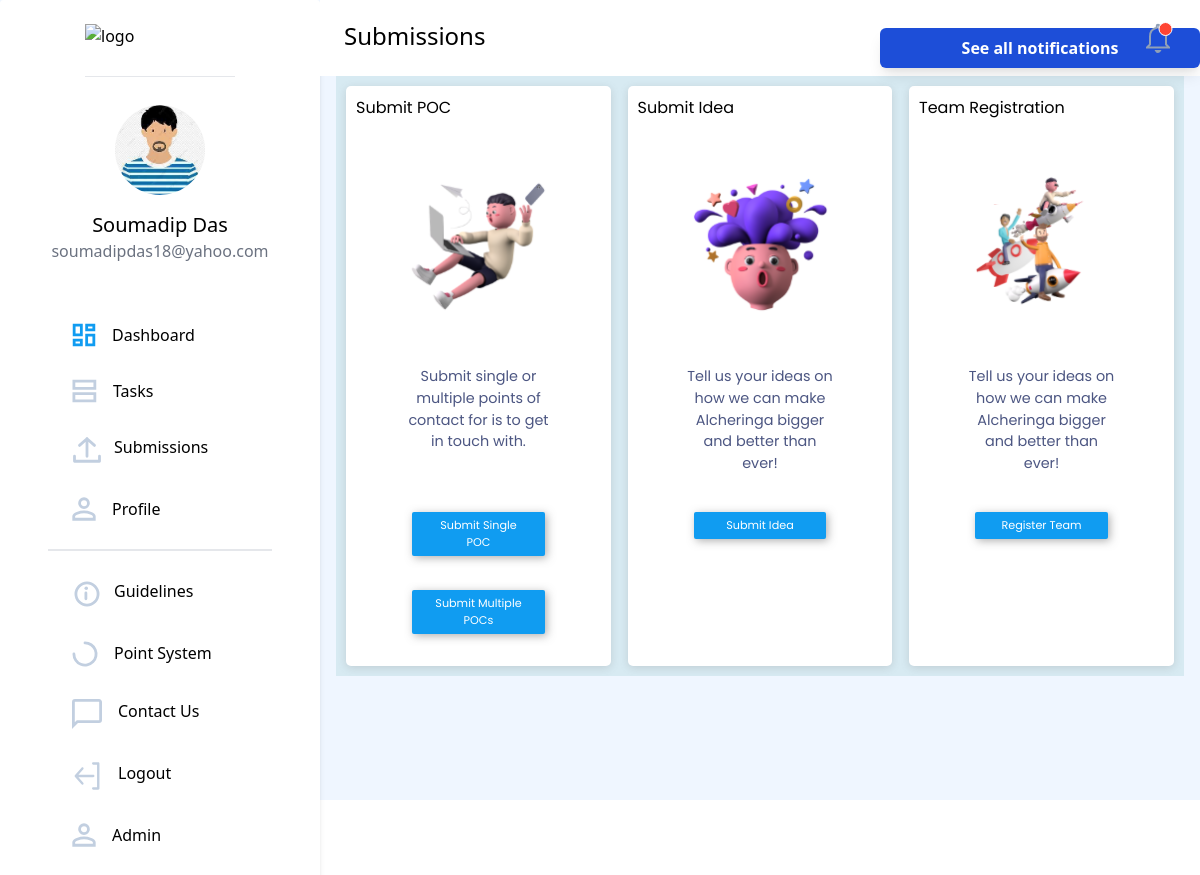
The app's page /submissions/home/ (signed in) with its own data.
### users/models.py (models this page shows, shortened)
class NewUser(AbstractBaseUser, PermissionsMixin):
    id = models.SlugField(primary_key=True, default=uuid.uuid4)
    alcherid = models.CharField(
        max_length=9, blank=True, unique=True, default=create_new_ref_number)
    img = models.ImageField(
        upload_to="image-uploads/", default='image-uploads/user.png')
    email = models.EmailField(_('email address'), unique=True)
    username = models.CharField(max_length=150, unique=False, default="user")
    firstname = models.CharField(max_length=150, blank=True)
    phone = PhoneNumberField(unique=False, blank=True)
    graduation_year = models.CharField(max_length=200, unique=False)
    college_state = models.CharField(max_length=200, unique=False)
    college_city = models.CharField(max_length=200, unique=False)
    college_name = models.CharField(max_length=200, unique=False)
    position_of_responsibility = models.CharField(
        max_length=200, unique=False, blank=True)
    interested_modules = models.CharField(
        max_length=200, unique=False, blank=True)
    referred_by = models.CharField(
        max_length=9, blank=True)
    referrals = models.IntegerField(default=0)
    date_joined = models.DateTimeField(default=timezone.now)
    provider = models.CharField(max_length=200, unique=False, default="email")
    about = models.TextField(_('about'), max_length=500, blank=True)
    is_staff = models.BooleanField(default=False)
    is_active = models.BooleanField(default=False)
    objects = CustomAccountManager()
    points = models.IntegerField(default=0)
    tasks = models.IntegerField(default=0)
    USERNAME_FIELD = 'email'
    REQUIRED_FIELDS = ['firstname']

### submissions/views.py (the view)
# urls.py: path('home/', views.home, name='submissionhome'),
@login_required(login_url='dashboard_page')
def home(request):
    return render(request,'submissions/home.html',{'heading':'Submissions'})

### templates/submissions/home.html (shortened to what this page needs)
{% extends '../basic.html'%}
{% block body %}
<body>
    <div class="bg-blue-50 flex">
        {% include "../navbar.html" %}
        <div class="flex">
            <div>
                {% include "submissions/submissions.html" %}
            </div>
        </div>
    </div>
    </div>
</body>
{%endblock%}

### templates/navbar.html (shortened to what this page needs)
<nav class="hidden sm:block bg-white h-screen w-80 border-gray-400 rounded">
    <div class="flex flex-col justify-center bg-white w-80 border-gray-400 rounded shadow-md px-12">
        <a href="/"><img src="https://i.ibb.co/28C2v0b/image.png" class="mt-6 mx-auto pb-3 border-b" width="150px"
                height="40px" alt="logo" border="0" /></a>
        <div class="flex flex-col justify-center my-7">
            <img src="{{request.user.img.url}}" width="90px" alt="profile pic" border="0"
                class="mx-auto rounded-full" />
            <div class="pt-4 font-medium text-xl text-center">{{request.user.firstname}}</div>
            <div class="text-gray-500 text-base font-normal text-center">{{request.user.email}}</div>
        </div>
        <div class="elements pt-2 mt-2 mb-28 flex flex-col justify-center">
            <a href="{% url 'dashboard_page' %}"
                class="rounded-full flex flex-nowrap py-4 pl-6 w-60 hover:border-0 hover:bg-gray-100 hover:no-underline">
                <svg width="24" height="24" viewBox="0 0 24 24" fill="none" xmlns="http://www.w3.org/2000/svg">
                    <path
                        d="M9.35 11.85H2.15V2.15H9.35V11.85ZM9.35 21.85H2.15V17.15H9.35V21.85ZM21.85 21.85H14.65V12.15H21.85V21.85ZM14.65 6.85V2.15H21.85V6.85H14.65Z"
                        stroke="#109CF1" stroke-width="2.8" />
                </svg>
                <p class="pl-4 hover:no-underline">Dashboard</p>
            </a>
            <a href="{% url 'tasks' %}"
                class="rounded-full flex flex-nowrap py-4 w-60 pl-6 hover:border-0 hover:bg-gray-100 hover:no-underline">
                <svg width="25" height="24" viewBox="0 0 25 24" fill="none" xmlns="http://www.w3.org/2000/svg">
                    <path d="M1.9 9.35V2.15H22.85V9.35H1.9ZM1.9 21.85V14.65H22.85V21.85H1.9Z" stroke="#C2CFE0"
                        stroke-width="2.8" />
                </svg>
                <p class="pl-4 no-underline">Tasks</p>
            </a>
            <a href="{% url 'submissionhome' %}"
                class="rounded-full flex flex-nowrap py-4 w-60 pl-6 hover:border-0 hover:bg-gray-100 hover:no-underline">
                <p class="pl-3 no-underline">Submissions</p>
            </a>
            <a href="{% url 'profile' %}"
                class="rounded-full flex flex-nowrap py-4 w-60 pl-6 hover:border-0 hover:bg-gray-100 mb-3 hover:no-underline"
                style="cursor:pointer;">
                <p class="pl-4 no-underline">Profile</p>
            </a>
            <hr class="border bg-gray-200" />
            <a href=""
                class="rounded-full flex flex-nowrap py-4 w-60 pl-6 hover:border-0 hover:bg-gray-100 hover:no-underline mt-3">
                <p class="pl-3 no-underline">Guidelines</p>
            </a>
            <a href=""
                class="rounded-full flex flex-nowrap py-4 w-60 pl-6 hover:border-0 hover:bg-gray-100 hover:no-underline">
                <p class="pl-4 no-underline">Point System</p>
            </a>
            <a href=""
                class="rounded-full flex flex-nowrap py-4 w-60 pl-6 hover:border-0 hover:bg-gray-100 hover:no-underline">
                <p class="pl-4 no-underline">Contact Us</p>
            </a>
            <a href="{% url 'logout' %}"
                class="side rounded-full flex flex-nowrap py-4 pl-6 w-60 hover:border-0 hover:bg-gray-100 hover:no-underline">
                <p class="pl-4 no-underline">Logout</p>
            </a>
            {% if request.user.is_staff %}
            <a href="/admin"
                class="rounded-full flex flex-nowrap py-4 w-60 pl-6 hover:border-0 hover:bg-gray-100 mb-3 hover:no-underline"
                style="cursor:pointer;">
                <p class="pl-4 no-underline">Admin</p>
            </a>
            {%endif%}
        </div>
    </div>
</nav>
<div class="mx-4" x-data="{ dropdownOpen: false }">
    <nav class=" px-6 py-5 flex justify-between bg-white sm:bg-none -mx-4 mx-0">
        <a href="/" class=" font-medium text-2xl ">{{ heading }}</a>
        {%include 'navbarnotifications.html'%}
    </nav>

### templates/submissions/submissions.html (style rules this page uses)
* { margin: 0; padding: 0; box-sizing: border-box; }
a { text-decoration: none; color: unset; }

### records on screen
NewUser: user.img (picture), user.firstname "Soumadip Das", user.email "soumadipdas18@yahoo.com"

### other values on screen
{{ heading }} "Submissions"
